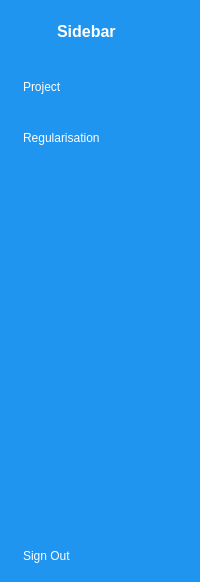
     <widget class="QWidget" name="icon_name_widget" native="true">
      <property name="styleSheet">
       <string notr="true">QWidget{

	background-color: rgb(31, 149, 239);
color:white;

}

QPushButton{

color:white;
text-align:left;
height:30px;
border:none;
padding-left:12px;
border-top-left-radius:10px;
border-bottom-left-radius:10px;
margin-top:15px;
}

QPushButton:checked{

background-color:#f5fafe;
color:#1f95ef;
font-weight:bold;
}</string>
      </property>
      <layout class="QVBoxLayout" name="verticalLayout_2">
       <property name="rightMargin">
        <number>0</number>
       </property>
       <item>
        <layout class="QHBoxLayout" name="horizontalLayout_2">
         <property name="rightMargin">
          <number>20</number>
         </property>
         <item>
          <widget class="QLabel" name="label_2">
           <property name="minimumSize">
            <size>
             <width>40</width>
             <height>40</height>
            </size>
           </property>
           <property name="maximumSize">
            <size>
             <width>40</width>
             <height>40</height>
            </size>
           </property>
           <property name="text">
            <string/>
           </property>
           <property name="pixmap">
            <pixmap resource="../../check/employee_resources.qrc">:/icons/image (1).png</pixmap>
           </property>
           <property name="scaledContents">
            <bool>true</bool>
           </property>
          </widget>
         </item>
         <item>
          <widget class="QLabel" name="label_3">
           <property name="font">
            <font>
             <pointsize>12</pointsize>
             <weight>75</weight>
             <bold>true</bold>
            </font>
           </property>
           <property name="cursor">
            <cursorShape>PointingHandCursor</cursorShape>
           </property>
           <property name="text">
            <string>Sidebar</string>
           </property>
          </widget>
         </item>
        </layout>
       </item>
       <item>
        <widget class="QPushButton" name="project_btn_2">
         <property name="cursor">
          <cursorShape>PointingHandCursor</cursorShape>
         </property>
         <property name="text">
          <string>Project</string>
         </property>
         <property name="icon">
          <iconset resource="../../check/employee_resources.qrc">
           <normaloff>:/icons/dashboard_white.png</normaloff>
           <normalon>:/icons/dashboard.png</normalon>:/icons/dashboard_white.png</iconset>
         </property>
         <property name="iconSize">
          <size>
           <width>20</width>
           <height>20</height>
          </size>
         </property>
         <property name="checkable">
          <bool>true</bool>
         </property>
         <property name="autoExclusive">
          <bool>true</bool>
         </property>
        </widget>
       </item>
       <item>
        <widget class="QPushButton" name="regularization_btn_2">
         <property name="cursor">
          <cursorShape>PointingHandCursor</cursorShape>
         </property>
         <property name="text">
          <string>Regularisation</string>
         </property>
         <property name="icon">
          <iconset resource="../../check/employee_resources.qrc">
           <normaloff>:/icons/regularization_white.png</normaloff>
           <normalon>:/icons/regularization.png</normalon>:/icons/regularization_white.png</iconset>
         </property>
         <property name="iconSize">
          <size>
           <width>20</width>
           <height>20</height>
          </size>
         </property>
         <property name="checkable">
          <bool>true</bool>
         </property>
         <property name="autoExclusive">
          <bool>true</bool>
         </property>
        </widget>
       </item>
       <item>
        <spacer name="verticalSpacer_2">
         <property name="orientation">
          <enum>Qt::Vertical</enum>
         </property>
         <property name="sizeHint" stdset="0">
          <size>
           <width>20</width>
           <height>367</height>
          </size>
         </property>
        </spacer>
       </item>
       <item>
        <widget class="QPushButton" name="sign_out_btn_2">
         <property name="cursor">
          <cursorShape>PointingHandCursor</cursorShape>
         </property>
         <property name="text">
          <string>Sign Out</string>
         </property>
         <property name="icon">
          <iconset resource="../../check/employee_resources.qrc">
           <normaloff>:/icons/log_out_white.png</normaloff>
           <normalon>:/icons/log_out.png</normalon>:/icons/log_out_white.png</iconset>
         </property>
         <property name="checkable">
          <bool>true</bool>
         </property>
        </widget>
       </item>
      </layout>
     </widget>
